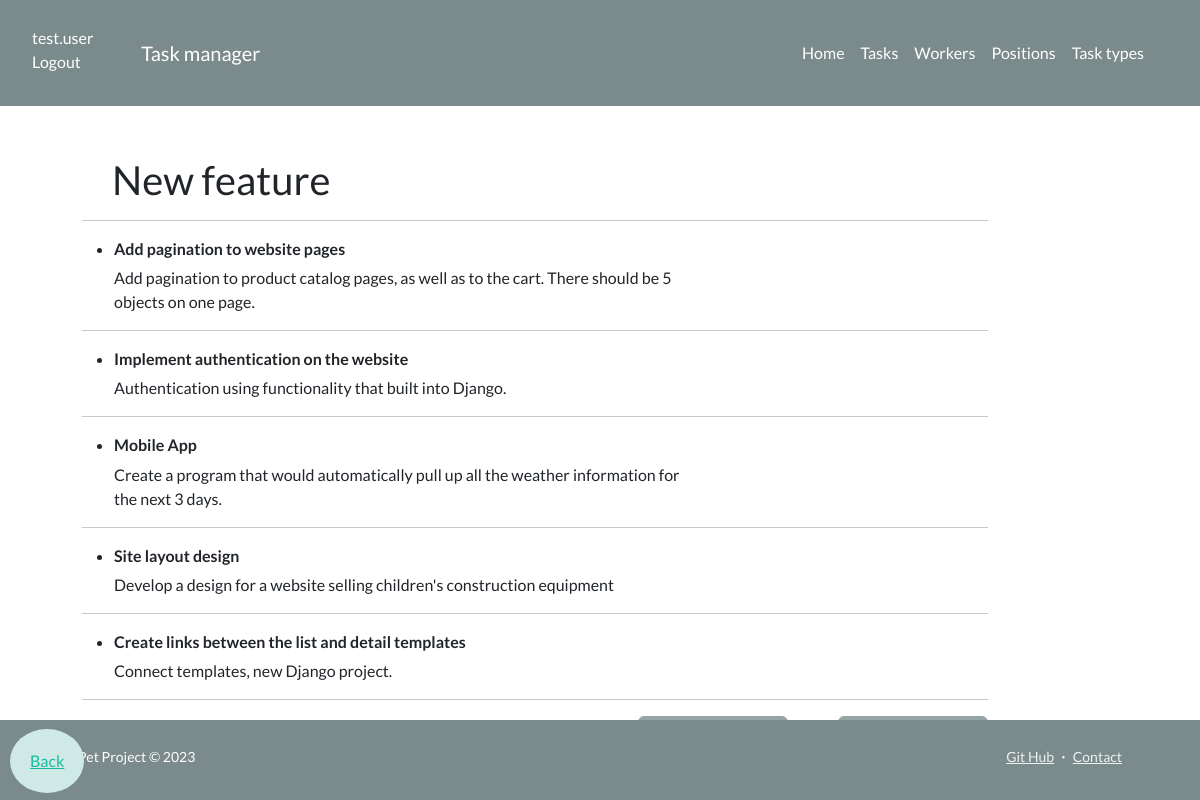
The page /task-types/4/ (signed in) on the database its author committed.
### manager/models.py (models this page shows, shortened)
class Worker(AbstractUser):
    position = models.ForeignKey(
        Position, on_delete=models.CASCADE, null=True, related_name="workers"
    )
    username = models.CharField(max_length=100, unique=True)
    email = models.EmailField()
    password = models.CharField(max_length=100)
    first_name = models.CharField(max_length=100)
    last_name = models.CharField(max_length=100)

class TaskType(models.Model):
    name = models.CharField(max_length=100)

class Task(models.Model):
    PRIORITY_CHOICES = (
        ("low", "Low"),
        ("medium", "Medium"),
        ("high", "High"),
    )
    name = models.CharField(max_length=100)
    description = models.TextField()
    deadline = models.DateTimeField()
    is_completed = models.BooleanField(default=False)
    priority = models.CharField(max_length=10, choices=PRIORITY_CHOICES)
    task_type = models.ForeignKey(
        TaskType, on_delete=models.CASCADE, related_name="tasks"
    )
    assignees = models.ManyToManyField(settings.AUTH_USER_MODEL, related_name="tasks")

### manager/views.py (the view)
# urls.py: path("task-types/<int:pk>/", TaskTypeDetailView.as_view(), name="task-type-detail"),
class TaskTypeDetailView(LoginRequiredMixin, generic.DetailView):
    model = TaskType
    template_name = "manager/task_type_detail.html"

### templates/manager/task_type_detail.html (shortened to what this page needs)
{% extends "base.html" %}
{% block content %}
  <div style="margin-left: 70px; margin-top: 50px">
    <h2>{{ tasktype.name }}</h2>
    <hr>
    {% if tasktype.tasks.all %}
    {% for task in tasktype.tasks.all %}
      <ul class="col-md-8">
        <li>
          <h6><strong>{{ task.name }}</strong></h6>
          <p>{{ task.description }}</p>
        </li>
      </ul>
    <hr>
    {% endfor %}
    {% else %}
      <p>No active tasks found.</p>
    {% endif %}
  </div>
{% endblock %}

### templates/includes/navigation.html (shortened to what this page needs)
<nav class="navbar navbar-expand-lg navbar-dark bg-dark">
  <ul class="user-ul">
    {% if user.is_authenticated %}
      <li class="list-group-item list-group-item-action active" aria-current="true"><a class="user-display" href="{{ user.get_absolute_url }}">{{ user.get_username }}</a></li>
      <li class="list-group-item list-group-item-action active" aria-current="true"><a class="user-display" href="{% url 'logout'%}?next={{request.path}}">Logout</a></li>
    {% else %}
      <li class="list-group-item list-group-item-action active" aria-current="true"><a class="user-display" href="{% url 'login'%}?next={{request.path}}">Login</a></li>
    {% endif %}
  </ul>
    <div class="container px-5">
      <a class="navbar-brand nav-content" href="{% url 'manager:index' %}">Task manager</a>
      <div class="collapse navbar-collapse" id="navbarSupportedContent">
        <ul class="navbar-nav ms-auto mb-2 mb-lg-0">
          <li class="nav-item"><a class="nav-link" href="{% url 'manager:index' %}">Home</a></li>
          <li class="nav-item"><a class="nav-link" href="{% url 'manager:task-list' %}">Tasks</a></li>
          <li class="nav-item"><a class="nav-link" href="{% url 'manager:worker-list' %}">Workers</a></li>
          <li class="nav-item"><a class="nav-link" href="{% url 'manager:position-list' %}">Positions</a></li>
          <li class="nav-item"><a class="nav-link" href="{% url 'manager:task-type-list' %}">Task types</a></li>
        </ul>
      </div>
    </div>
</nav>

### static/css/styles.css (style rules this page uses)
.user-display { text-decoration: none; color: white; }
.user-ul li { margin-top: 10px; }
li { text-align: left; }
h2 { margin-left: 30px; }

### rows shown on the page
Worker: get_username "test.user"
TaskType: name "New feature"
Task: name "Add pagination to website pages", description "Add pagination to product catalog pages, as well as to the cart. There should be 5 objects on one page."
Task: name "Implement authentication on the website", description "Authentication using functionality that built into Django."
Task: name "Mobile App", description "Create a program that would automatically pull up all the weather information for the next 3 days."
Task: name "Site layout design", description "Develop a design for a website selling children's construction equipment"
Task: name "Create links between the list and detail templates", description "Connect templates, new Django project."
